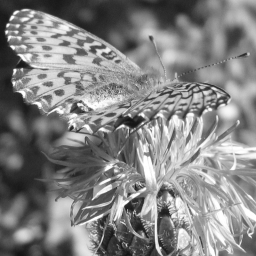
#> input picture TP_IMAGE_MAP201/TP1/papillon.bmp, 256 x 256 px
$ python DG_exo7_et_8.py
#> lines starting #> are read from the running program, lines starting #| are printed output that depends on the picture
##exo 7
import numpy as np
import matplotlib.pyplot as plt

def modifier_image(image, p0=0, p1=255):

    a = 255 / (p1 - p0)
    b = -a * p0


    image_transformee = a * image + b


    image_transformee = np.clip(image_transformee, 0, 255)

    return image_transformee


image = plt.imread("papillon.bmp")
#> image is the input picture: shape (256, 256); min 19, max 255, mean 131.6

#exemple

p0 = 0
p1 = 150
image_transformee = modifier_image(image, p0, p1)
#> in modifier_image, `image_transformee = np.clip(image_transformee, 0, 255)`:
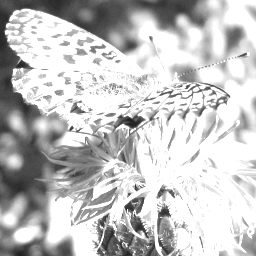
#> image_transformee: shape (256, 256) float64; min 32.3, max 255, mean 195.6


fig, ax = plt.subplots(1, 2, figsize=(12, 5))


ax[0].imshow(image, vmin=0, vmax=255)
ax[0].set_title("Image originale")
ax[0].axis('off')


ax[1].imshow(image_transformee, vmin=0, vmax=255)
ax[1].set_title(f"Image après transformation affine\n(p0={p0}, p1={p1})")
ax[1].axis('off')

plt.show()
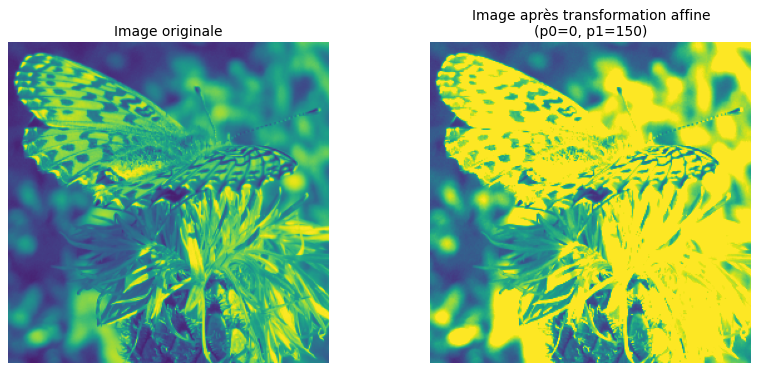
#> figure drawn by matplotlib, 2 panels

##exo 8
import numpy as np
import matplotlib.pyplot as plt

def modifier_image_gamma(image, gamma):

    image_normalized = image / 255.0
    image_gamma = 255 * (image_normalized ** gamma)
    image_gamma = np.clip(image_gamma, 0, 255)
    return image_gamma


images = ['bastille.bmp', 'desert.bmp', 'manoir.bmp', 'fruits.bmp', 'papillon.bmp']


fig, ax = plt.subplots(len(images), 5, figsize=(15, 3 * len(images)))

for i, image_path in enumerate(images):
    image = plt.imread(image_path)
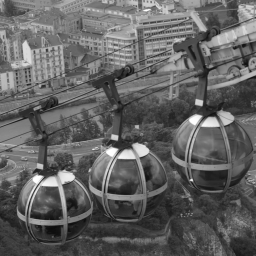
#> input picture TP_IMAGE_MAP201/TP1/bastille.bmp, 256 x 256 px
#> image is the input picture: shape (256, 256); min 10, max 255, mean 98.2
    ax[i, 0].imshow(image, vmin=0, vmax=255)
    ax[i, 0].set_axis_off()
    ax[i, 0].set_title('Original')

    #tests
    for j, gamma in enumerate([0.5, 1.0, 2.0]):
        image_gamma = modifier_image_gamma(image, gamma)
        ax[i, j + 1].imshow(image_gamma, vmin=0, vmax=255)
        ax[i, j + 1].set_axis_off()
        ax[i, j + 1].set_title(f'Gamma = {gamma}')
#> this loop made 3 passes
#> pass 1, in modifier_image_gamma, `image_gamma = 255 * (image_normalized ** gamma)`:
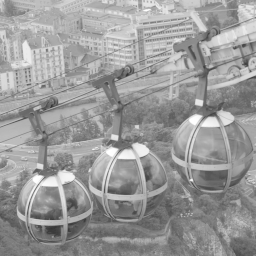
#> image_gamma: shape (256, 256) float64; min 50.5, max 255, mean 154.4
#> pass 3, in modifier_image_gamma (call 3), `image_gamma = 255 * (image_normalized ** gamma)`:
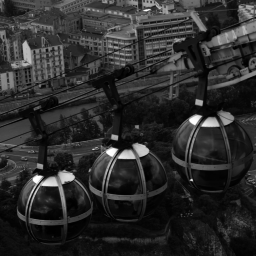
#> image_gamma: shape (256, 256) float64; min 0.392, max 255, mean 45.1
#> pass 2 of the loop `for i, image_path in enumerate(images):`:
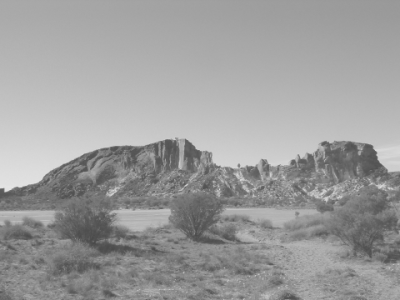
#> input picture TP_IMAGE_MAP201/TP1/desert.bmp, 400 x 300 px
#> image is the input picture: shape (300, 400); min 73, max 230, mean 156.6
#> the loop `for j, gamma in enumerate([0.5, 1.0, 2.0]):` made 3 passes
#> pass 1, in modifier_image_gamma (call 4), `image_gamma = 255 * (image_normalized ** gamma)`:
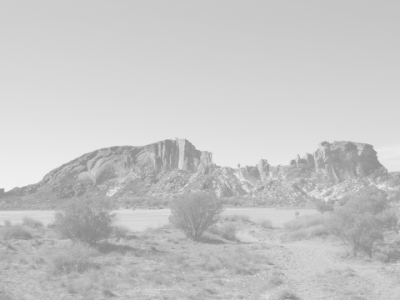
#> image_gamma: shape (300, 400) float64; min 136.4, max 242.2, mean 198.7
#> pass 3, in modifier_image_gamma (call 6), `image_gamma = 255 * (image_normalized ** gamma)`:
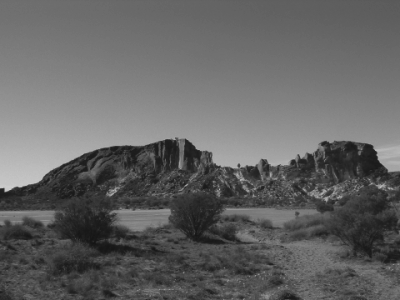
#> image_gamma: shape (300, 400) float64; min 20.9, max 207.5, mean 100.3
#> pass 3 of the loop `for i, image_path in enumerate(images):`:
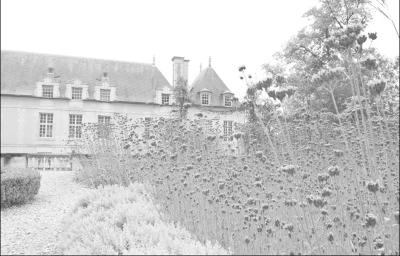
#> input picture TP_IMAGE_MAP201/TP1/manoir.bmp, 400 x 256 px
#> image is the input picture: shape (256, 400); min 35, max 255, mean 202.4
#> the loop `for j, gamma in enumerate([0.5, 1.0, 2.0]):` made 3 passes
#> pass 1, in modifier_image_gamma (call 7), `image_gamma = 255 * (image_normalized ** gamma)`:
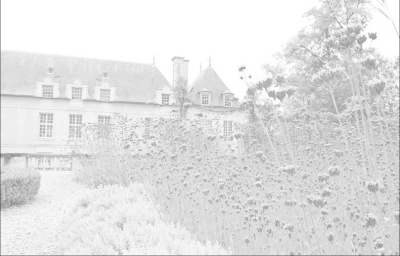
#> image_gamma: shape (256, 400) float64; min 94.47, max 255, mean 226.1
#> pass 3, in modifier_image_gamma (call 9), `image_gamma = 255 * (image_normalized ** gamma)`:
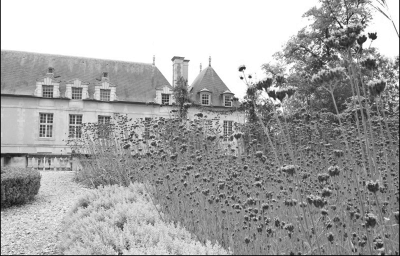
#> image_gamma: shape (256, 400) float64; min 4.8, max 255, mean 166.3
#> the loop made 5 passes; the first 3 are shown

plt.tight_layout()
plt.show()
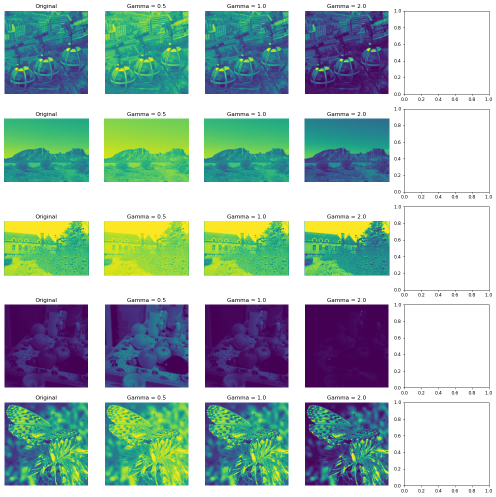
#> figure drawn by matplotlib, 20 panels
